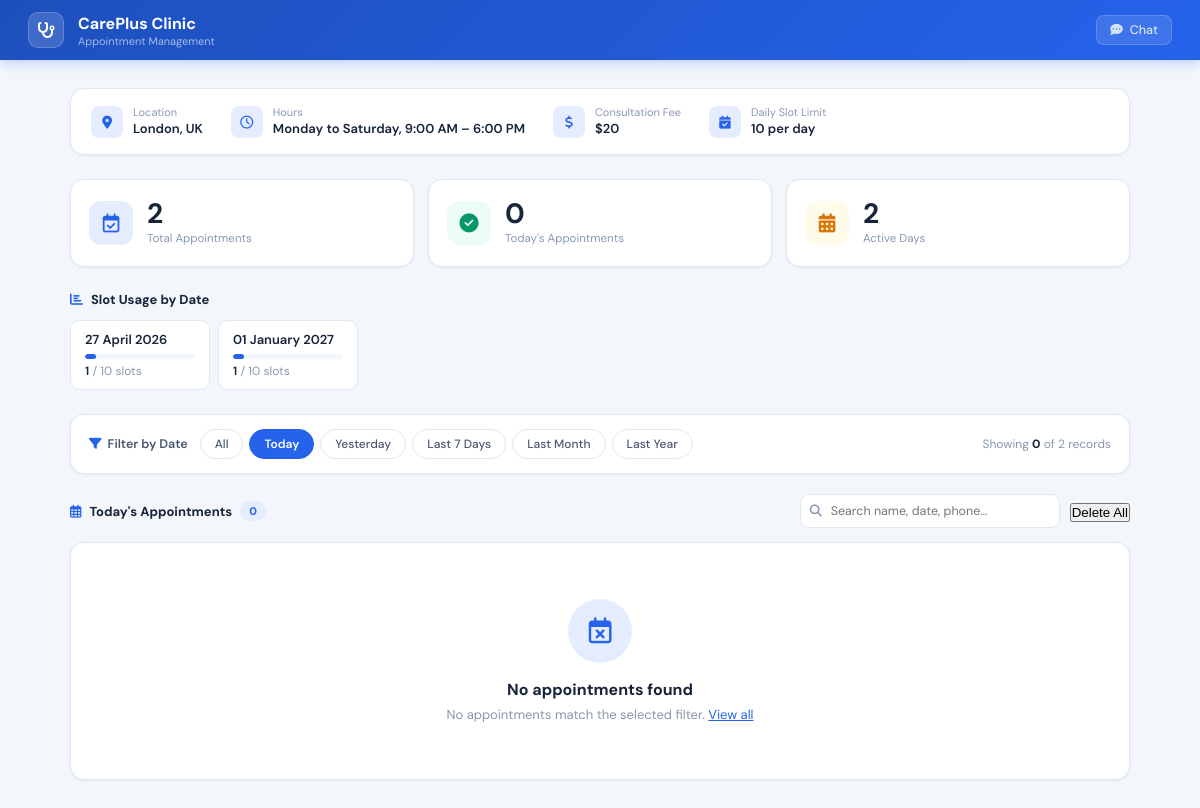
The app's page /admin-unique123?filter=today with its own data.
### tables this page shows
CREATE TABLE appointments (
                id        TEXT PRIMARY KEY,
                clinic_id TEXT NOT NULL DEFAULT '',
                name      TEXT NOT NULL,
                phone     TEXT NOT NULL,
                date      TEXT NOT NULL,
                time      TEXT NOT NULL,
                problem   TEXT NOT NULL,
                booked_at TEXT NOT NULL
            );

### app.py (the view)
@app.route(f"/{CLINIC_CONFIG['admin_path']}")
def admin():
    try:
        period = request.args.get("filter", "all")
        all_records      = load_appointments()          # always fresh from SQLite
        filtered_records = filter_appointments(all_records, period)
        slot_summary = {}
        for appt in all_records:
            d = appt.get("date", "Unknown")
            slot_summary[d] = slot_summary.get(d, 0) + 1
        today_count = len(filter_appointments(all_records, "today"))
        return render_template(
            "admin.html",
            appointments  = filtered_records,
            all_count     = len(all_records),
            today_count   = today_count,
            clinic        = CLINIC_CONFIG,
            slot_summary  = slot_summary,
            active_filter = period,
        )
    except Exception as exc:
        print(f"[admin] Error: {exc}")
        return render_template(
            "admin.html",
            appointments  = [],
            all_count     = 0,
            today_count   = 0,
            clinic        = CLINIC_CONFIG,
            slot_summary  = {},
            active_filter = "all",
        )

### app.py (called while the page is built, shortened)
def get_db():
    conn = sqlite3.connect(DB_PATH)
    conn.row_factory = sqlite3.Row   # rows behave like dicts
    return conn

def load_appointments(clinic_id=None):
    try:
        conn = get_db()
        try:
            if clinic_id:
                rows = conn.execute(
                    "SELECT * FROM appointments WHERE clinic_id = ? ORDER BY booked_at DESC",
                    (clinic_id,)
                ).fetchall()
            else:
                rows = conn.execute(
                    "SELECT * FROM appointments ORDER BY booked_at DESC"
                ).fetchall()
            return [dict(r) for r in rows]
        finally:
            conn.close()
    except Exception as exc:
        print(f"[DB] load_appointments error: {exc}")
        return []

def parse_user_date(text):
    text  = text.strip()
    today = date.today()
    for fmt in ("%Y-%m-%d", "%d/%m/%Y", "%m/%d/%Y", "%d-%m-%Y"):
        try:
            return datetime.strptime(text, fmt).date()
        except ValueError:
            pass
    tokens = text.replace(",", " ").split()
    day = month = year = None
    for tok in tokens:
        if tok.isdigit():
            val = int(tok)
            if val > 31:
                year = val
            elif day is None:
                day = val
            else:
                year = val
        else:
            m = _MONTHS.get(tok.lower())
            if m:
                month = m
    if day and month:
        try:
            return date(year, month, day)
        except ValueError:
            return None
    return None

### templates/admin.html (shortened to what this page needs)
<!DOCTYPE html>
<html lang="en">
<head>
  <link rel="stylesheet" href="https://cdnjs.cloudflare.com/ajax/libs/font-awesome/6.5.1/css/all.min.css"/>
</head>
<body>
<nav class="topnav">
  <div class="nav-logo"><i class="fa-solid fa-stethoscope"></i></div>
  <div class="nav-title">
    <h1>{{ clinic.clinic_name }}</h1>
    <p>Appointment Management</p>
  </div>
  <a href="/" class="nav-back">
    <i class="fa-solid fa-comment-dots"></i> Chat
  </a>
</nav>
<div class="content">
  <div class="clinic-card">
    <div class="ci-item">
      <div class="ci-icon"><i class="fa-solid fa-location-dot"></i></div>
      <div>
        <div class="ci-lbl">Location</div>
        <div class="ci-val">{{ clinic.clinic_location }}</div>
      </div>
    </div>
    <div class="ci-item">
      <div class="ci-icon"><i class="fa-regular fa-clock"></i></div>
      <div>
        <div class="ci-lbl">Hours</div>
        <div class="ci-val">{{ clinic.clinic_days }}, {{ clinic.clinic_timings }}</div>
      </div>
    </div>
    <div class="ci-item">
      <div class="ci-icon"><i class="fa-solid fa-dollar-sign"></i></div>
      <div>
        <div class="ci-lbl">Consultation Fee</div>
        <div class="ci-val">{{ clinic.clinic_fees }}</div>
      </div>
    </div>
    <div class="ci-item">
      <div class="ci-icon"><i class="fa-solid fa-calendar-check"></i></div>
      <div>
        <div class="ci-lbl">Daily Slot Limit</div>
        <div class="ci-val">{{ clinic.daily_slot_limit }} per day</div>
      </div>
    </div>
  </div>
  <div class="stats">
    <div class="stat">
      <div class="stat-ico blue"><i class="fa-regular fa-calendar-check"></i></div>
      <div>
        <div class="stat-num">{{ all_count }}</div>
        <div class="stat-lbl">Total Appointments</div>
      </div>
    </div>
    <div class="stat">
      <div class="stat-ico green"><i class="fa-solid fa-circle-check"></i></div>
      <div>
        <div class="stat-num">{{ today_count }}</div>
        <div class="stat-lbl">Today's Appointments</div>
      </div>
    </div>
    <div class="stat">
      <div class="stat-ico warn"><i class="fa-solid fa-calendar-days"></i></div>
      <div>
        <div class="stat-num">{{ slot_summary | length }}</div>
        <div class="stat-lbl">Active Days</div>
      </div>
    </div>
  </div>
  {% if slot_summary %}
  <div class="slot-section">
    <div class="section-label">
      <i class="fa-solid fa-chart-bar"></i> Slot Usage by Date
    </div>
    <div class="slot-grid">
      {% for day, used in slot_summary.items() %}
      {% set pct = [((used / clinic.daily_slot_limit) * 100) | int, 100] | min %}
      {% set full = used >= clinic.daily_slot_limit %}
      <div class="slot-chip">
        <div class="sc-date">{{ day }}</div>
        <div class="sc-bar">
          <div class="sc-fill{% if full %} full{% endif %}" style="width: {{ pct }}%"></div>
        </div>
        <div class="sc-count">
          <span>{{ used }}</span> / {{ clinic.daily_slot_limit }} slots
        </div>
      </div>
      {% endfor %}
    </div>
  </div>
  {% endif %}
  {% set base_url = '/' + clinic.admin_path %}
  <div class="filter-bar">
    <span class="filter-label">
      <i class="fa-solid fa-filter"></i> Filter by Date
    </span>
    <div class="filter-pills">
      <a href="{{ base_url }}?filter=all"       class="fp {% if active_filter == 'all'       %}active{% endif %}">All</a>
      <a href="{{ base_url }}?filter=today"     class="fp {% if active_filter == 'today'     %}active{% endif %}">Today</a>
      <a href="{{ base_url }}?filter=yesterday" class="fp {% if active_filter == 'yesterday' %}active{% endif %}">Yesterday</a>
      <a href="{{ base_url }}?filter=last7"     class="fp {% if active_filter == 'last7'     %}active{% endif %}">Last 7 Days</a>
      <a href="{{ base_url }}?filter=lastmonth" class="fp {% if active_filter == 'lastmonth' %}active{% endif %}">Last Month</a>
      <a href="{{ base_url }}?filter=lastyear"  class="fp {% if active_filter == 'lastyear'  %}active{% endif %}">Last Year</a>
    </div>
    <span class="filter-result">
      Showing <b>{{ appointments | length }}</b>
      {% if active_filter != 'all' %}of {{ all_count }}{% endif %}
      record{% if appointments | length != 1 %}s{% endif %}
    </span>
  </div>
  <div class="table-header">
    <div class="tbl-title">
      <i class="fa-regular fa-calendar-days"></i>
      {% if active_filter == 'all' %}All Appointments
      {% elif active_filter == 'today' %}Today's Appointments
      {% elif active_filter == 'yesterday' %}Yesterday's Appointments
      {% elif active_filter == 'last7' %}Last 7 Days
      {% elif active_filter == 'lastmonth' %}Last Month
      {% elif active_filter == 'lastyear' %}Last Year
      {% endif %}
      <span class="count-pill">{{ appointments | length }}</span>
    </div>
    <div class="search-wrap">
      <input id="search" placeholder="Search name, date, phone…" oninput="filterTable(this.value)">
    </div>
    <form method="post" action="/admin-{{ clinic_id }}/delete_all">
  <button type="submit">Delete All</button>
</form>
  </div>
  <div class="tbl-card">
    {% if appointments %}
    <div class="tbl-scroll">
      <table id="tbl">
        <thead>
          <tr>
            <th>#</th>
            <th>Patient</th>
            <th>Phone</th>
            <th>Date &amp; Time</th>
            <th>Reason / Problem</th>
            <th>Booked At</th>
            <th>Status</th>
            <th>Actions</th>
          </tr>
        </thead>
        <tbody>
          {% for a in appointments | reverse %}
          <tr>
            <td class="num">{{ loop.index }}</td>
            <td class="bold">{{ a.name }}</td>
            <td class="mono">{{ a.phone }}</td>
            <td>
              <span class="date-tag">{{ a.date }}</span><br>
              <span class="time-tag">
                <i class="fa-regular fa-clock"></i>
                {{ a.time }}
              </span>
            </td>
            <td class="dim">{{ a.problem }}</td>
            <td class="ts">
              {% if a.booked_at %}
                {{ a.booked_at[:10] }}<br>
                <span>{{ a.booked_at[11:16] }} UTC</span>
              {% else %}—{% endif %}
            </td>
            <td>
              <span class="pill-ok">
                <i class="fa-solid fa-circle-check"></i> Confirmed
              </span>
            </td>
            <td>
              <form method="post" action="/admin-{{ clinic_id }}/delete/{{ appt.id }}">
                <button type="submit" class="delete-btn">Delete</button>
              </form>
            </td>
          </tr>
          {% endfor %}
        </tbody>
      </table>
    </div>
    {% else %}
    <div class="empty">
      <div class="empty-ico"><i class="fa-regular fa-calendar-xmark"></i></div>
      <h3>No appointments found</h3>
      <p>
        {% if active_filter == 'all' %}
          No appointments have been booked yet.
        {% else %}
          No appointments match the selected filter.
          <a href="{{ base_url }}?filter=all" style="color:var(--primary)">View all</a>
        {% endif %}
      </p>
    </div>
    {% endif %}
  </div>
</div>
</body>
</html>

### records on screen
appointments: date "27 April 2026", used "1", daily_slot_limit "10"
appointments: date "01 January 2027", used "1", daily_slot_limit "10"

### other values on screen
{{ clinic.clinic_name }} "CarePlus Clinic"
{{ clinic.clinic_location }} "London, UK"
{{ clinic.clinic_days }} "Monday to Saturday"
{{ clinic.clinic_timings }} "9:00 AM – 6:00 PM"
{{ clinic.clinic_fees }} "$20"
{{ clinic.daily_slot_limit }} "10"
{{ all_count }} "2"
{{ today_count }} "0"
{{ slot_summary | length }} "2"
{{ appointments | length }} "0"
